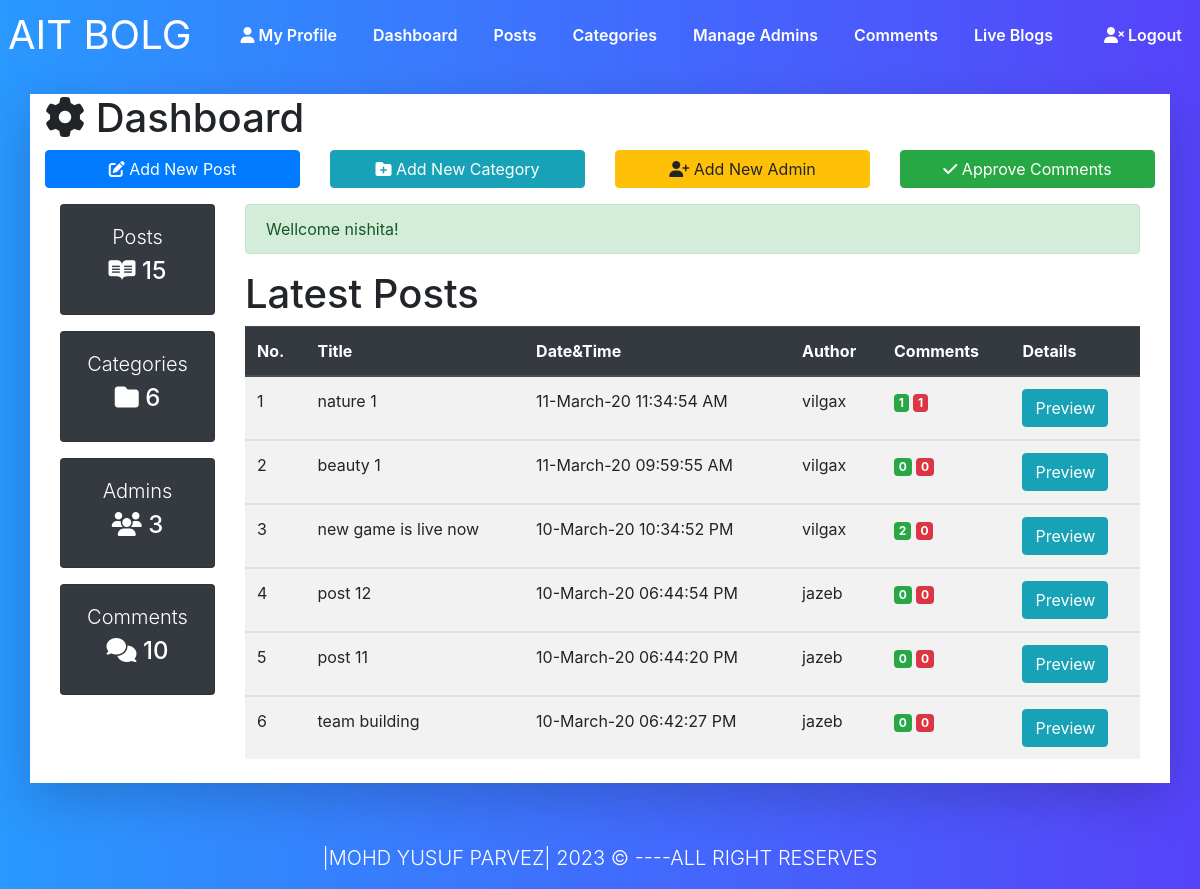
Screenshot of /dashboard.php (signed in) with the database file from the repository.
### tables this page shows
CREATE TABLE `posts` (
  `id` int(10) NOT NULL,
  `datetime` varchar(50) NOT NULL,
  `title` varchar(300) NOT NULL,
  `category` varchar(50) NOT NULL,
  `author` varchar(50) NOT NULL,
  `image` varchar(50) NOT NULL,
  `content` varchar(10000) NOT NULL
);

### dashboard.php (the view, shortened to what this page needs)
<?php require_once("includes/DB.php");  ?>
<?php require_once("includes/Functions.php");  ?>
<?php require_once("includes/Sessions.php");  ?>
<!DOCTYPE html>
<html lang="en">
<head>
	<link rel="stylesheet" type="text/css" href="css/style.css">
	<link rel="stylesheet" type="text/css" href="bootcss/bootstrap.css">
	<link rel="stylesheet" type="text/css" href="bootcss/bootstrap-grid.css">
	<link rel="stylesheet" type="text/css" href="bootcss/bootstrap-reboot.css">
	<link rel="stylesheet" type="text/css" href="css/edit.css">
</head>
<body style="background-image: linear-gradient(to right, #2998ff, #5643fa);">
	<nav class="navbar navbar-dash-back navbar-expand-lg navbar-light ">
  <a class="navbar-brand logo ml-2" href="#">Ait bolg</a>
  <div class="collapse navbar-collapse" id="navbarNav">
  <ul class="navbar-nav ml-auto">
				<li class="nav-item"><a href="profile.php" class="nav-link text-success"><i class="fas fa-user"></i> My Profile</a></li>
				<li class="nav-item"><a href="dashboard.php" class="nav-link">Dashboard</a></li>
				<li class="nav-item"><a href="posts.php" class="nav-link">Posts</a></li>
				<li class="nav-item"><a href="categories.php" class="nav-link">Categories</a></li>
				<li class="nav-item"><a href="admins.php" class="nav-link">Manage Admins</a></li>
				<li class="nav-item"><a href="comments.php" class="nav-link">Comments</a></li>
				<li class="nav-item"><a href="index.php?page=1" class="nav-link">Live Blogs</a></li>
			</ul>
			<ul class="navbar-nav ml-auto">
				<li class="nav-item"><a href="logout.php" class="nav-link text-danger"><i class="fas fa-user-times"></i> Logout</a></li>
			</ul>
  </div>
</nav>
	<header>
		<div class="container mt-4 shadow-lg" style="background-color: #fff;">
			<div class="row">
				<div class="col-md-12">
					<h1><i class="fas fa-cog"></i> Dashboard</h1>
				</div>
				<div class="col-lg-3">
					<a href="addnewpost.php" class="btn btn-primary btn-block mb-2"><i class="fas fa-edit"></i> Add New Post</a>
				</div>
				<div class="col-lg-3">
					<a href="categories.php" class="btn btn-info btn-block mb-2"><i class="fas fa-folder-plus"></i> Add New Category</a>
				</div>
				<div class="col-lg-3">
					<a href="admins.php" class="btn btn-warning btn-block mb-2"><i class="fas fa-user-plus"></i> Add New Admin</a>
				</div>
				<div class="col-lg-3">
					<a href="comments.php" class="btn btn-success btn-block mb-2"><i class="fas fa-check"></i> Approve Comments</a>
				</div>
			</div>
		<section class="container py-2 mb-4">
			<div class="row">
			<div class="col-lg-2">
			<div class="card text-center bg-dark text-white mb-3">
            <div class="card-body">
              <h1 class="lead">Posts</h1>
              <h4 class="display-5">
                <i class="fab fa-readme"></i>
              </h4>
            </div>
          </div>
          <div class="card text-center bg-dark text-white mb-3">
            <div class="card-body">
              <h1 class="lead">Categories</h1>
              <h4 class="display-5">
                <i class="fas fa-folder"></i>
              </h4>
            </div>
          </div>
          <div class="card text-center bg-dark text-white mb-3">
            <div class="card-body">
              <h1 class="lead">Admins</h1>
              <h4 class="display-5">
                <i class="fas fa-users"></i>
              </h4>
            </div>
          </div>
          <div class="card text-center bg-dark text-white mb-3">
            <div class="card-body">
              <h1 class="lead">Comments</h1>
              <h4 class="display-5">
                <i class="fas fa-comments"></i>
              </h4>
            </div>
          	</div>
          </div>
        	<div class="col-lg-10">
          		<?php
           echo SuccessMessage();
           ?>
          <h1>Latest Posts</h1>
          <div class="table-responsive">
          <table class="table table-striped table-hover">
            <thead class="thead-dark">
              <tr>
                <th>No.</th>
                <th>Title</th>
                <th>Date&Time</th>
                <th>Author</th>
                <th>Comments</th>
                <th>Details</th>
              </tr>
            </thead>
            <?php
            $SrNo = 0;
            global $ConnectingDB;
            $sql = "SELECT * FROM posts ORDER BY id desc LIMIT 0,6";
            $stmt=$ConnectingDB->query($sql);
            while ($DataRows=$stmt->fetch()) {
              $PostId = $DataRows["id"];
              $DateTime = $DataRows["datetime"];
              $Author  = $DataRows["author"];
              $Title = $DataRows["title"];
              $SrNo++;
             ?>
            <tbody>
              <tr>
                <td><?php echo $SrNo; ?></td>
                <td><?php echo $Title; ?></td>
                <td><?php echo $DateTime; ?></td>
                <td><?php echo $Author; ?></td>
                <td>
                    <?php $Total = ApproveCommentsAccordingtoPost($PostId);
                      ?>
                      <span class="badge badge-success">
                        <?php
                      echo $Total; ?>
                      </span>
                  <?php $Total = DisApproveCommentsAccordingtoPost($PostId);
                   ?>
                    <span class="badge badge-danger">
                      <?php
                      echo $Total; ?>
                    </span>
                </td>
                <td> <a target="_blank" href="fullPost.php?id=<?php echo $PostId; ?>">
                  <span class="btn btn-info">Preview</span>
                </a>
              </td>
              </tr>
            </tbody>
            <?php } ?>
          </table>
          </div>
        	</div>
        </div>
        </section>
        </div>
        </header>
	<footer class="dash-bg-color text-white">
		<div class="container mrtop">
			<div class="row">
				<div class="col">
					<p class="lead text-center">|MOHD YUSUF PARVEZ| <span id="year"></span> &copy; ----ALL RIGHT RESERVES</p>
				</div>
			</div>
		</div>
	</footer>
</body>
</html>

### css/edit.css (style rules this page uses)
.logo { color: #fff !important; text-transform: uppercase; font-size: 40px !important; }
body { background-color: #fff !important; }
.navbar-dash-back { background-image: linear-gradient(to right, #2998ff, #5643fa); padding: 0 !important; }
.navbar-nav li { padding: 0 10px; }
.navbar-nav li a { color: #fff !important; font-weight: 600; }
.mrtop { margin-top: 60px !important; }
.dash-bg-color { background-image: linear-gradient(to right, #2998ff, #5643fa); }

### rows the page displays
posts: title "nature 1", datetime "11-March-20 11:34:54 AM", author "vilgax", Total "1"
posts: title "beauty 1", datetime "11-March-20 09:59:55 AM", author "vilgax", Total "0"
posts: title "new game is live now", datetime "10-March-20 10:34:52 PM", author "vilgax", Total "2", Total "0"
posts: title "post 12", datetime "10-March-20 06:44:54 PM", author "jazeb", Total "0"
posts: title "post 11", datetime "10-March-20 06:44:20 PM", author "jazeb", Total "0"
posts: title "team building", datetime "10-March-20 06:42:27 PM", author "jazeb", Total "0"

### other values shown
$TotalPosts "15"
$TotalCategories "6"
$TotalAdmins "3"
$TotalComments "10"
SuccessMessage() "Wellcome nishita!"
